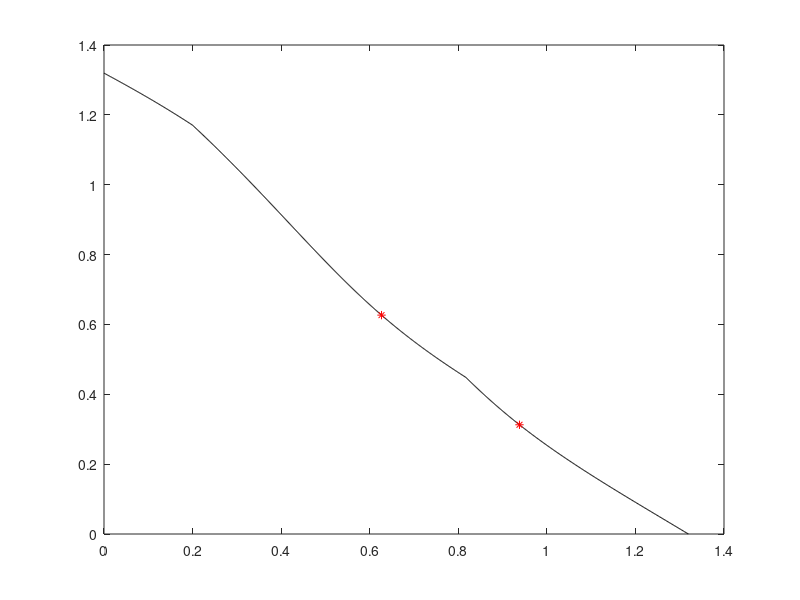

MATLAB code for this plot: (Note: this script raises an error after producing the figure.)
P =1;
M = 2; %% objs
%%%%%%%%%%%%%%%%%%%%%%%%%%%%%%%%%%%%%%%%%%%%%%%%%%%%%%%%%%
x=[0:0.001:1];
A=1;
B=1;
S=2;
l = 12;
m1 = 2 + min(sin(2.*A.*pi.*power(x,B)), cos(2.*A.*pi.*power(x,B)-pi./l))./(power(2,S));
m= (m1).^0.4
f1=m.*(x);
f2=m.*(1-x);
plot(f1,f2,'k');
hold on
% %%%%%%%%%%%%%%%%%%%%%%%%%%%%%%%%%%%%%%%%%%%%%%%%%%%%%%%%%%
%% parameters in knee function;
m1 =  2 + min(sin(2.*A.*pi.*power(x,B)), cos(2.*A.*pi.*power(x,B)-pi./l))./(power(2,S));
%%%%%%%%%%%%%%%%%%%%%%%%%%%%%%%%%%%%%%%%%%%%%%%%%%%%%%%%%%%%%%%%%%%%%%%%%%%
%% find the index of the minima  
[~,N] = size(x); %% the size of x
index = round(N/2); %% there are two minima of the knee function. 
[mm,mxid] = min(m1(1,1:index));
[mm2,mxid2] = min(m1(1,index:N));
%% corresponding x 
xknee = [];
minx = x(mxid);
minx2 = x(mxid2+index-1);
xknee =[xknee;minx;minx2];
fxknee = repmat(xknee',M-1,1); %% the xknee set.
%%%%%%%%%%%%%%%%%%%%%%%%%%%%%%%%%%%%%%%%%%%%%%%%%%%%%%%%%%%%%%%%%%%%%%%%%%%
%% do combinations among the fxknee. [1 2;4 5;7 8;10 11;13 14....] 
%% if there are 1 interval, then there are in the same line
com = zeros(M-1,2); %% 2 --> two minima
for i=1:M-1
   com(i,1) = 3*i-2;
   com(i,2) = 3*i-1;
end
com2 = reshape(com,[1,2*(M-1)]);
com3 = combnk(com2,M-1);
fcom = [];
[nr,nc] = size(com3);
for i=1:nr
    com4 = combnk(com3(i,:),2);
    [row,col] = size(com4);
    com5 = com4(:,2)-com4(:,1);
    if ~any((com5+1)==0) & ~any((com5-1)==0)
        fcom = [fcom;com3(i,:)];
    end
end
fcom = sort(fcom,2); %% sort array and save the position of the xknee.
[nrf,ncf] = size(fcom);
oxknee = xknee';
vark = []; %% save the true x knee point
ffcom = mod(fcom,3);
for i=1:nrf
    for j =1: ncf
        if ffcom(i,j) == 1
            tmp =  oxknee(1,1);
            vark(i,j) = tmp;
        end
        if  ffcom(i,j) == 2
            tmp =  oxknee(1,2);
            vark(i,j) = tmp;
        end
    end
end
mk = zeros(nrf,M-1);
mknee = zeros(nrf,1);
for i=1:M-1
    mk(:,i)  = 2 + min(sin(2.*A.*pi.*power(vark(:,i),B)), cos(2.*A.*pi.*power(vark(:,i),B)-pi./l))./(power(2,S)); %% A.*power(2,S)
end
Tr = mk'; %% transposition
if M>2
   mknee = prod(Tr(:,1:nrf))./(M-1); %% multiplicative
end
if M==2
   mknee = Tr(:,1:nrf)./(M-1); %% multiplicative
end
mknee = (mknee').^(0.4);; %% transposition
%% construct the shape functions:           
PopObj = ones(nrf,M);     
for i=1:M
    PopObj(:,i) = PopObj(:,i).*mknee;  
 end
 for i=1:M
               for j=1:M-i
                  PopObj(:,i) =  PopObj(:,i).*power(vark(:,j), P);
               end
               if i~=1
                   aux = M - i +1;
                   PopObj(:,i)= PopObj(:,i).*(1 - power(vark(:,aux), P));
               end
end
%%%%%%%%%%%%%%%%%%%%%%%%%%%%%%%%%%%%%%%%%%%%%%%%%%%%%%%%%%
plot(PopObj(:,1),PopObj(:,2),'r*');
% plot3(PopObj(:,1),PopObj(:,2),PopObj(:,3),'r*');
hold on
%%%%%%%%%%%%%%%%%%%%%%%%%%%%%%%%%%%%%%%%%%%%%%%%%%%%%%%%%%%
saveKnee('PMOP5-',PopObj,M);
% view(124,21)
